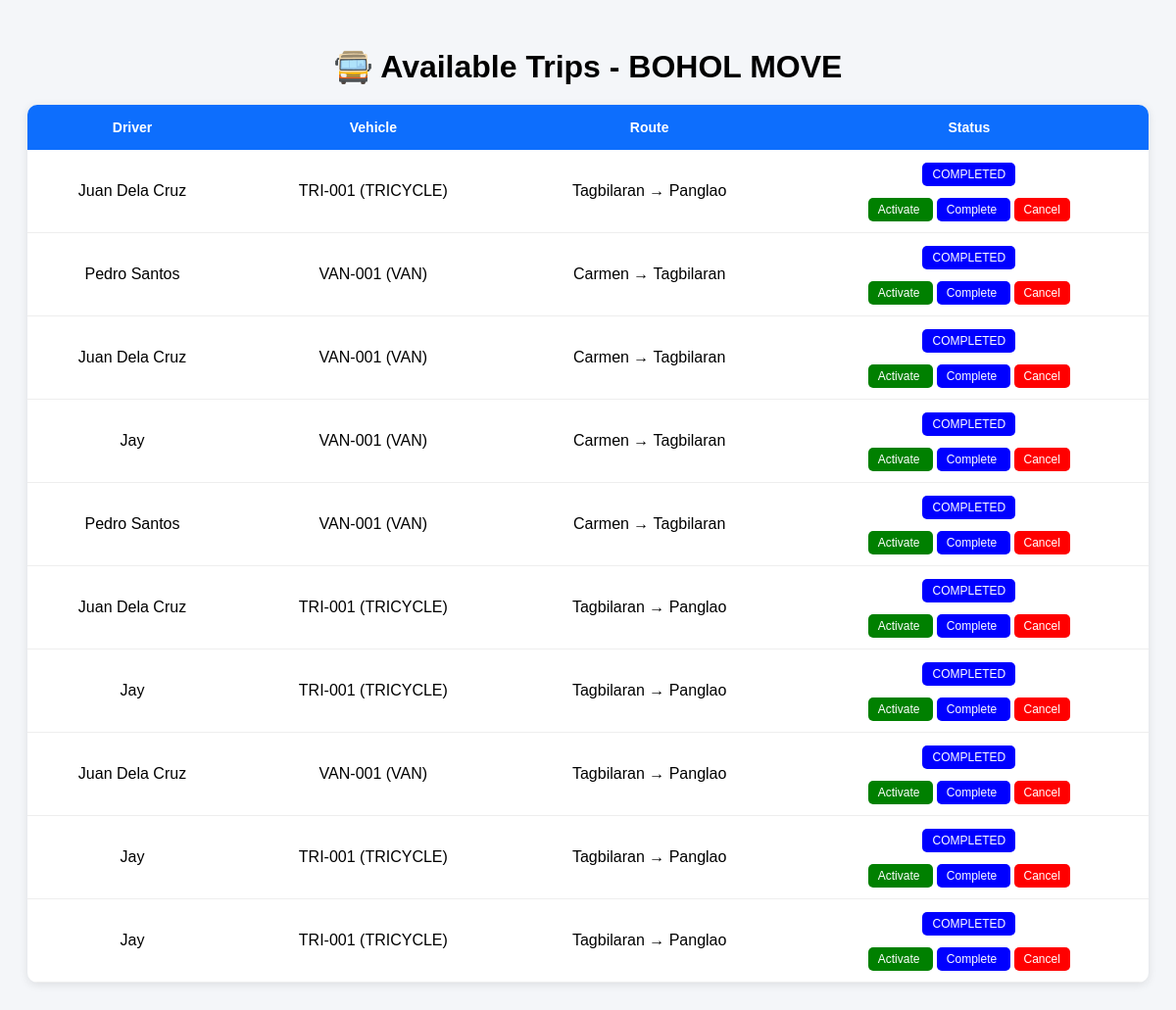
/trips/ (signed in), run on the app's committed database.
### core/models.py (models this page shows, shortened)
class Assignment(models.Model):
    STATUS_CHOICES = [
        ('PENDING', 'Pending'),
        ('ACTIVE', 'Active'),
        ('COMPLETED', 'Completed'),
        ('CANCELLED', 'Cancelled'),
    ]
    driver = models.ForeignKey(Driver, on_delete=models.CASCADE)
    vehicle = models.ForeignKey(Vehicle, on_delete=models.CASCADE)
    route = models.ForeignKey(Route, on_delete=models.CASCADE)
    status = models.CharField(max_length=20, choices=STATUS_CHOICES, default='PENDING')
    created_at = models.DateTimeField(auto_now_add=True)
    updated_at = models.DateTimeField(auto_now=True)

class Driver(models.Model):
    name = models.CharField(max_length=100)
    license_number = models.CharField(max_length=50)
    contact_number = models.CharField(max_length=20)
    status = models.CharField(max_length=20, default="Available")
    def __str__(self):
        return self.name

class Vehicle(models.Model):
    VEHICLE_TYPES = [
        ('TRICYCLE', 'Tricycle'),
        ('VAN', 'Van'),
        ('BUS', 'Bus'),
    ]
    vehicle_number = models.CharField(max_length=50)
    vehicle_type = models.CharField(max_length=20, choices=VEHICLE_TYPES)
    capacity = models.IntegerField()
    status = models.CharField(max_length=20, default="Available")
    def __str__(self):
        return f"{self.vehicle_number} ({self.vehicle_type})"

class Route(models.Model):
    origin = models.CharField(max_length=100)
    destination = models.CharField(max_length=100)
    distance_km = models.FloatField()
    fare = models.DecimalField(max_digits=10, decimal_places=2)
    def __str__(self):
        return f"{self.origin} → {self.destination}"

### core/views.py (the view)
# urls.py: path('trips/', views.trips, name='trips'),
@login_required
def trips(request):
    if not (
        request.user.is_superuser
        or request.user.groups.filter(name='Operator').exists()
    ):
        return HttpResponse("Access Denied")
    trips = Assignment.objects.all()
    return render(request, 'core/trips.html', {
        'trips': trips
    })

### core/templates/core/trips.html (shortened to what this page needs)
<!DOCTYPE html>
<html lang="en">
<head>
</head>
<body>
<h1>🚍 Available Trips - BOHOL MOVE</h1>
<table>
    <tr>
        <th>Driver</th>
        <th>Vehicle</th>
        <th>Route</th>
        <th>Status</th>
    </tr>
    {% for trip in trips %}
    <tr>
        <td>{{ trip.driver }}</td>
        <td>{{ trip.vehicle }}</td>
        <td>{{ trip.route }}</td>
        <td>
            {% if trip.status == "ACTIVE" %}
                <span class="status-active">ACTIVE</span>
            {% elif trip.status == "PENDING" %}
                <span class="status-pending">PENDING</span>
            {% elif trip.status == "COMPLETED" %}
                <span class="status-completed">COMPLETED</span>
            {% elif trip.status == "CANCELLED" %}
                <span class="status-cancelled">CANCELLED</span>
            {% else %}
                <span>{{ trip.status }}</span>
            {% endif %}
            <br><br>
            <a class="btn-active" href="{% url 'update_trip_status' trip.id 'ACTIVE' %}">
                Activate
            </a>
            <a class="btn-completed" href="{% url 'update_trip_status' trip.id 'COMPLETED' %}">
                Complete
            </a>
            <a class="btn-cancelled" href="{% url 'update_trip_status' trip.id 'CANCELLED' %}">
                Cancel
            </a>
        </td>
    </tr>
    {% endfor %}
</table>
</body>
</html>

### core/templates/core/trips.html (style rules this page uses)
body { font-family: Arial; background: #f4f6f9; padding: 20px; }
h1 { text-align: center; margin-bottom: 20px; }
table { width: 100%; border-collapse: collapse; background: white; border-radius: 10px; overflow: hidden; box-shadow: 0 2px 10px rgba(0,0,0,0.1); }
th { background: #0d6efd; color: white; padding: 15px; font-size: 14px; }
td { padding: 15px; text-align: center; border-bottom: 1px solid #eee; }
a { text-decoration: none; padding: 5px 10px; border-radius: 5px; font-size: 12px; margin: 2px; }
.btn-active { background: green; color: white; }
.btn-completed { background: blue; color: white; }
.btn-cancelled { background: red; color: white; }
.status-active, .status-pending, .status-completed, .status-cancelled { padding: 5px 10px; border-radius: 5px; color: white; font-size: 12px; }
.status-completed { background: blue; }

### data on the page
Assignment: driver "Juan Dela Cruz", vehicle "TRI-001 (TRICYCLE)", route "Tagbilaran → Panglao", status "COMPLETED"
Assignment: driver "Pedro Santos", vehicle "VAN-001 (VAN)", route "Carmen → Tagbilaran", status "COMPLETED"
Assignment: driver "Juan Dela Cruz", vehicle "VAN-001 (VAN)", route "Carmen → Tagbilaran", status "COMPLETED"
Assignment: driver "Jay", vehicle "VAN-001 (VAN)", route "Carmen → Tagbilaran", status "COMPLETED"
Assignment: driver "Pedro Santos", vehicle "VAN-001 (VAN)", route "Carmen → Tagbilaran", status "COMPLETED"
Assignment: driver "Juan Dela Cruz", vehicle "TRI-001 (TRICYCLE)", route "Tagbilaran → Panglao", status "COMPLETED"
Assignment: driver "Jay", vehicle "TRI-001 (TRICYCLE)", route "Tagbilaran → Panglao", status "COMPLETED"
Assignment: driver "Juan Dela Cruz", vehicle "VAN-001 (VAN)", route "Tagbilaran → Panglao", status "COMPLETED"
Assignment: driver "Jay", vehicle "TRI-001 (TRICYCLE)", route "Tagbilaran → Panglao", status "COMPLETED"
Assignment: driver "Jay", vehicle "TRI-001 (TRICYCLE)", route "Tagbilaran → Panglao", status "COMPLETED"
